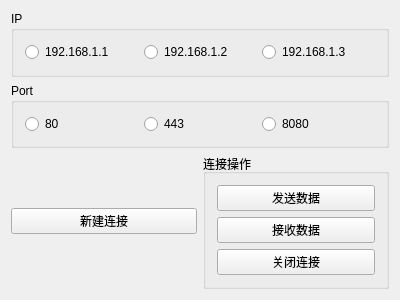
<?xml version="1.0" encoding="UTF-8"?>
<ui version="4.0">
 <class>Widget</class>
 <widget class="QWidget" name="Widget">
  <property name="geometry">
   <rect>
    <x>0</x>
    <y>0</y>
    <width>400</width>
    <height>300</height>
   </rect>
  </property>
  <property name="windowTitle">
   <string>Widget</string>
  </property>
  <layout class="QVBoxLayout" name="verticalLayout_2">
   <item>
    <widget class="QGroupBox" name="groupBoxIP">
     <property name="title">
      <string>IP</string>
     </property>
     <layout class="QHBoxLayout" name="horizontalLayout">
      <item>
       <widget class="QRadioButton" name="radioButtonIP1">
        <property name="text">
         <string>192.168.1.1</string>
        </property>
       </widget>
      </item>
      <item>
       <widget class="QRadioButton" name="radioButtonIP2">
        <property name="text">
         <string>192.168.1.2</string>
        </property>
       </widget>
      </item>
      <item>
       <widget class="QRadioButton" name="radioButtonIP3">
        <property name="text">
         <string>192.168.1.3</string>
        </property>
       </widget>
      </item>
     </layout>
    </widget>
   </item>
   <item>
    <widget class="QGroupBox" name="groupBoxPort">
     <property name="title">
      <string>Port</string>
     </property>
     <layout class="QHBoxLayout" name="horizontalLayout_2">
      <item>
       <widget class="QRadioButton" name="radioButtonPort1">
        <property name="text">
         <string>80</string>
        </property>
       </widget>
      </item>
      <item>
       <widget class="QRadioButton" name="radioButtonPort2">
        <property name="text">
         <string>443</string>
        </property>
       </widget>
      </item>
      <item>
       <widget class="QRadioButton" name="radioButtonPort3">
        <property name="text">
         <string>8080</string>
        </property>
       </widget>
      </item>
     </layout>
    </widget>
   </item>
   <item>
    <layout class="QHBoxLayout" name="horizontalLayout_3">
     <item>
      <widget class="QPushButton" name="pushButtonConnect">
       <property name="text">
        <string>新建连接</string>
       </property>
      </widget>
     </item>
     <item>
      <widget class="QGroupBox" name="groupBoxConnection">
       <property name="title">
        <string>连接操作</string>
       </property>
       <layout class="QVBoxLayout" name="verticalLayout">
        <item>
         <widget class="QPushButton" name="pushButtonSend">
          <property name="text">
           <string>发送数据</string>
          </property>
         </widget>
        </item>
        <item>
         <widget class="QPushButton" name="pushButtonRecv">
          <property name="text">
           <string>接收数据</string>
          </property>
         </widget>
        </item>
        <item>
         <widget class="QPushButton" name="pushButtonClose">
          <property name="text">
           <string>关闭连接</string>
          </property>
         </widget>
        </item>
       </layout>
      </widget>
     </item>
    </layout>
   </item>
  </layout>
 </widget>
 <layoutdefault spacing="6" margin="11"/>
 <resources/>
 <connections/>
</ui>
